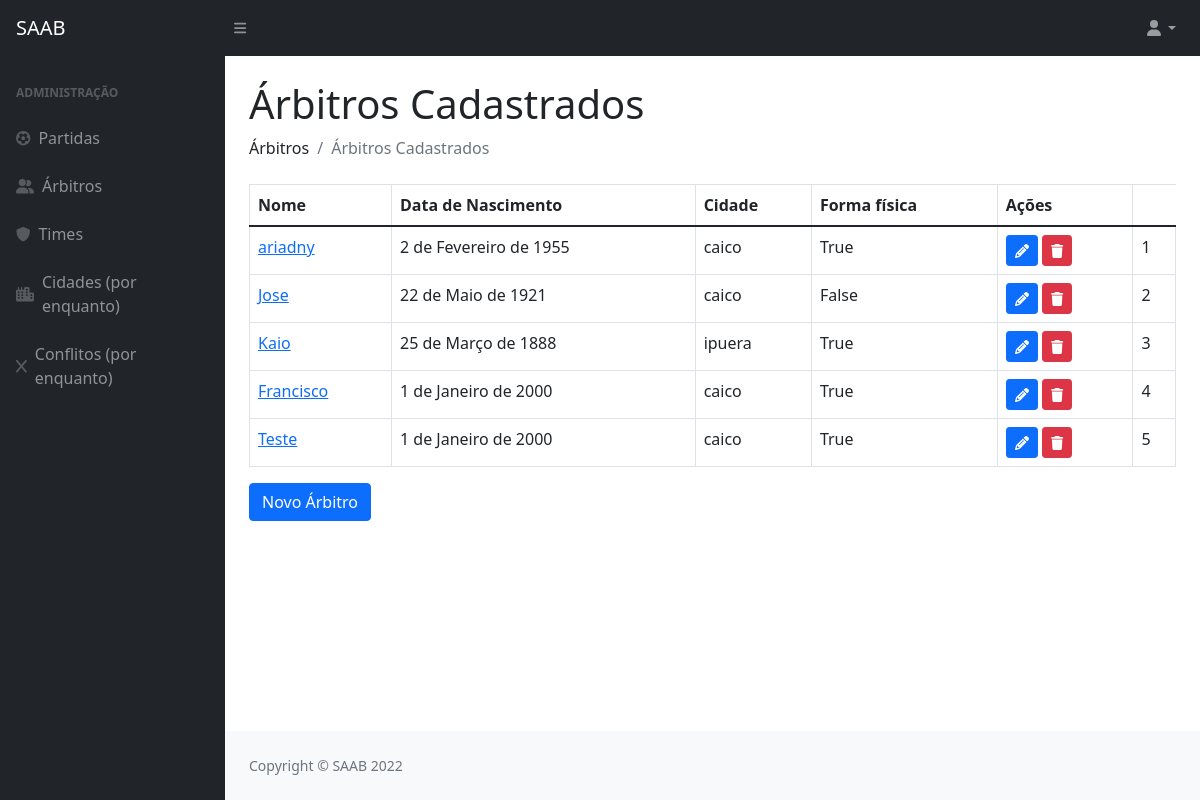
The app's page /arbitros/, older data.
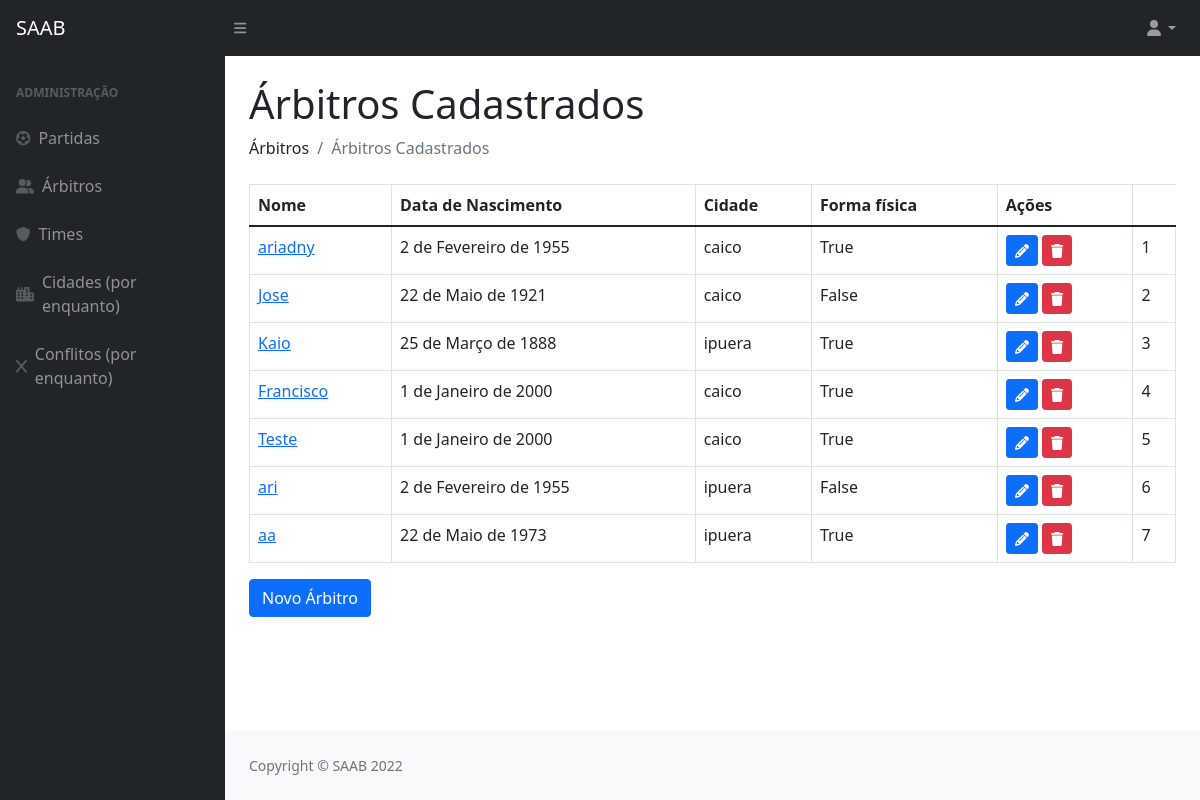
The same page, newer data.
### privado/models.py (models this page shows, shortened)
class Arbitro(models.Model):
    codigo = models.AutoField(primary_key=True)
    datanasc = models.DateField()
    cidade = models.ForeignKey(Cidade, on_delete=models.CASCADE)
    nome = models.CharField(max_length=100)
    formafisica = models.BooleanField()

class Cidade(models.Model):
    codigo = models.AutoField(primary_key=True)
    nome = models.CharField(max_length=100)
    def __str__(self):
        return (self.nome)

### privado/views.py (the view)
# urls.py: path('arbitros/', arbitros, name="url_arbitros"),
def arbitros(request):
    arbt = Arbitro.objects.all()
    pacote = {"arbitros": arbt, "editArbitro": 123}
    return render(request, "SAAB/arbitros.html", pacote)

### privado/templates/SAAB/arbitros.html (shortened to what this page needs)
{% extends 'SAAB/layout.html' %}
{% block conteudo %}
{% load static %}
{% load crispy_forms_tags %}
<!DOCTYPE html>
<html>
    <head>
    </head>
    <body>
        <h1 class="mt-4">Árbitros Cadastrados</h1>
        <ol class="breadcrumb mb-4">
            <li class="breadcrumb-item">Árbitros</li>
            <li class="breadcrumb-item active">Árbitros Cadastrados</li>
        </ol>
        <table class="table table-bordered">
            <thead>
                <tr>
                    <th>Nome</th>
                    <th>Data de Nascimento</th>
                    <th>Cidade</th>
                    <th>Forma física</th>
                    <th>Ações</th>
                </tr>
            </thead>
            {% for i in arbitros %}
                <tr>
                    <td><a href="{% url 'url_detalhamentoArbitro' i.codigo %}">{{ i.nome }}</a></td>
                    <td>{{ i.datanasc }}</td>
                    <td>{{ i.cidade }}</td>
                    <td>{{ i.formafisica }}</td>
                    <td>
                        <a href="{% url 'url_updateArbitro' i.codigo %}"><button class="btn btn-primary btn-sm"><i class="fas fa-pencil"></i></button></a>
                        <a href="{% url 'url_deleteArbitro' i.codigo %}"><button class="btn btn-danger btn-sm"><i class="fas fa-trash"></i></button></a>
                    </td>
                    <td>{{ i.codigo }}</td>
                </tr>
            {% endfor %}
        </table>
        <a href="{% url 'url_formArbitro' %}"><button  class="btn btn-primary">Novo Árbitro</button></a>
    </body>
</html>
{% endblock %}

### privado/templates/SAAB/layout.html (shortened to what this page needs)
{% load static %}
<!DOCTYPE html>
<html lang="pt-br">
    <head>
        <link href="{% static '/css/styles.css' %}" rel="stylesheet" />
    </head>
    <body>
        <nav class="sb-topnav navbar navbar-expand navbar-dark bg-dark">
            <a class="navbar-brand ps-3" href="{% url 'url_index'%}">SAAB</a>
            <button class="btn btn-link btn-sm order-1 order-lg-0 me-4 me-lg-0" id="sidebarToggle" href="#!"><i class="fas fa-bars"></i></button>
            <ul class="navbar-nav ms-auto me-0 me-md-3 my-2 my-md-0">
                <li class="nav-item dropdown">
                    <a class="nav-link dropdown-toggle" id="navbarDropdown" href="#" role="button" data-bs-toggle="dropdown" aria-expanded="false"><i class="fas fa-user fa-fw"></i></a>
                </li>
            </ul>
        </nav>
        <div id="layoutSidenav">
            <div id="layoutSidenav_nav">
                <nav class="sb-sidenav accordion sb-sidenav-dark" id="sidenavAccordion">
                    <div class="sb-sidenav-menu">
                        <div class="nav">
                            <div class="sb-sidenav-menu-heading">Administração</div>
                            <a class="nav-link" href="{% url 'url_partida' %}">
                                <div class="sb-nav-link-icon"><i class="fas fa-futbol"></i></div>
                                Partidas
                            </a>
                            <a class="nav-link" href="{% url 'url_arbitros' %}">
                                <div class="sb-nav-link-icon"><i class="fas fa-user-group"></i></div>
                                Árbitros
                            </a>
                            <a class="nav-link" href="{% url 'url_times' %}">
                                <div class="sb-nav-link-icon"><i class="fas fa-shield"></i></div>
                                Times
                            </a>
                            <a class="nav-link" href="{% url 'url_cidades' %}">
                                <div class="sb-nav-link-icon"><i class="fas fa-city"></i></div>
                                Cidades (por enquanto)
                            </a>
                            <a class="nav-link" href="{% url 'url_conflitos' %}">
                                <div class="sb-nav-link-icon"><i class="fas fa-x"></i></div>
                                Conflitos (por enquanto)
                            </a>
                        </div>
                    </div>
                </nav>
            </div>
            <div id="layoutSidenav_content">
                <main>
                    <div class="container-fluid px-4">
                        {% block conteudo %}
                        {% endblock %}
                    </div>
                </main>
                <footer class="py-4 bg-light mt-auto">
                    <div class="container-fluid px-4">
                        <div class="d-flex align-items-center justify-content-between small">
                            <div class="text-muted">Copyright &copy; SAAB 2022</div>
                        </div>
                    </div>
                </footer>
            </div>
        </div>
    </body>
</html>

Row changes from the older to the newer data that the page shows:
added Arbitro: nome "ari", datanasc "2 de Fevereiro de 1955", cidade "ipuera", formafisica "False", codigo "6"
added Arbitro: nome "aa", datanasc "22 de Maio de 1973", cidade "ipuera", formafisica "True", codigo "7"
